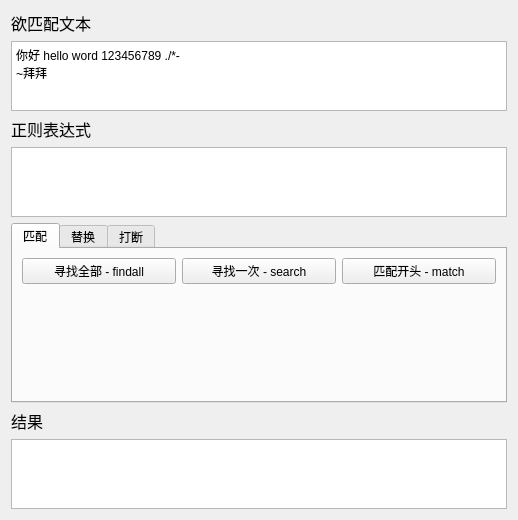
<?xml version="1.0" encoding="UTF-8"?>
<ui version="4.0">
 <class>Form</class>
 <widget class="QWidget" name="Form">
  <property name="geometry">
   <rect>
    <x>0</x>
    <y>0</y>
    <width>518</width>
    <height>503</height>
   </rect>
  </property>
  <property name="windowTitle">
   <string>Form</string>
  </property>
  <layout class="QVBoxLayout" name="verticalLayout_2">
   <item>
    <layout class="QVBoxLayout" name="verticalLayout">
     <item>
      <widget class="QLabel" name="label">
       <property name="font">
        <font>
         <family>微软雅黑</family>
         <pointsize>12</pointsize>
        </font>
       </property>
       <property name="text">
        <string>欲匹配文本</string>
       </property>
      </widget>
     </item>
     <item>
      <widget class="QTextEdit" name="textEdit_info">
       <property name="html">
        <string>&lt;!DOCTYPE HTML PUBLIC &quot;-//W3C//DTD HTML 4.0//EN&quot; &quot;http://www.w3.org/TR/REC-html40/strict.dtd&quot;&gt;
&lt;html&gt;&lt;head&gt;&lt;meta name=&quot;qrichtext&quot; content=&quot;1&quot; /&gt;&lt;style type=&quot;text/css&quot;&gt;
p, li { white-space: pre-wrap; }
&lt;/style&gt;&lt;/head&gt;&lt;body style=&quot; font-family:'SimSun'; font-size:9pt; font-weight:400; font-style:normal;&quot;&gt;
&lt;p style=&quot; margin-top:0px; margin-bottom:0px; margin-left:0px; margin-right:0px; -qt-block-indent:0; text-indent:0px;&quot;&gt;你好 hello word 123456789 ./*-&lt;/p&gt;
&lt;p style=&quot; margin-top:0px; margin-bottom:0px; margin-left:0px; margin-right:0px; -qt-block-indent:0; text-indent:0px;&quot;&gt;~拜拜&lt;/p&gt;&lt;/body&gt;&lt;/html&gt;</string>
       </property>
      </widget>
     </item>
     <item>
      <widget class="QLabel" name="label_2">
       <property name="font">
        <font>
         <family>微软雅黑</family>
         <pointsize>12</pointsize>
        </font>
       </property>
       <property name="text">
        <string>正则表达式</string>
       </property>
      </widget>
     </item>
     <item>
      <widget class="QTextEdit" name="textEdit_re"/>
     </item>
     <item>
      <widget class="QTabWidget" name="tabWidget">
       <property name="currentIndex">
        <number>0</number>
       </property>
       <widget class="QWidget" name="tab_4">
        <attribute name="title">
         <string>匹配</string>
        </attribute>
        <layout class="QVBoxLayout" name="verticalLayout_6">
         <item>
          <layout class="QVBoxLayout" name="verticalLayout_5">
           <item>
            <layout class="QHBoxLayout" name="horizontalLayout">
             <item>
              <widget class="QPushButton" name="pushButton_findall">
               <property name="toolTip">
                <string>&lt;html&gt;&lt;head/&gt;&lt;body&gt;&lt;p&gt;&lt;span style=&quot; font-size:11pt;&quot;&gt;匹配全部 返回匹配到的数量和值&lt;/span&gt;&lt;/p&gt;&lt;/body&gt;&lt;/html&gt;</string>
               </property>
               <property name="text">
                <string>寻找全部 - findall</string>
               </property>
              </widget>
             </item>
             <item>
              <widget class="QPushButton" name="pushButton_search">
               <property name="toolTip">
                <string>&lt;html&gt;&lt;head/&gt;&lt;body&gt;&lt;p&gt;&lt;span style=&quot; font-size:11pt;&quot;&gt;匹配一次，返回匹配到的值与位置&lt;/span&gt;&lt;/p&gt;&lt;/body&gt;&lt;/html&gt;</string>
               </property>
               <property name="text">
                <string>寻找一次 - search</string>
               </property>
              </widget>
             </item>
             <item>
              <widget class="QPushButton" name="pushButton_match">
               <property name="toolTip">
                <string>&lt;html&gt;&lt;head/&gt;&lt;body&gt;&lt;p&gt;只匹配&lt;span style=&quot; color:#ff007f;&quot;&gt;开头&lt;/span&gt; 返回值和位置&lt;/p&gt;&lt;/body&gt;&lt;/html&gt;</string>
               </property>
               <property name="text">
                <string>匹配开头 - match</string>
               </property>
              </widget>
             </item>
            </layout>
           </item>
           <item>
            <spacer name="verticalSpacer_2">
             <property name="orientation">
              <enum>Qt::Vertical</enum>
             </property>
             <property name="sizeHint" stdset="0">
              <size>
               <width>20</width>
               <height>40</height>
              </size>
             </property>
            </spacer>
           </item>
          </layout>
         </item>
        </layout>
       </widget>
       <widget class="QWidget" name="tab_5">
        <attribute name="title">
         <string>替换</string>
        </attribute>
        <layout class="QVBoxLayout" name="verticalLayout_4">
         <item>
          <widget class="QLabel" name="label_newtext">
           <property name="font">
            <font>
             <family>微软雅黑</family>
             <pointsize>12</pointsize>
            </font>
           </property>
           <property name="text">
            <string>新文本</string>
           </property>
          </widget>
         </item>
         <item>
          <widget class="QTextEdit" name="textEdit_newText"/>
         </item>
         <item>
          <widget class="QPushButton" name="pushButton_sub">
           <property name="toolTip">
            <string>&lt;html&gt;&lt;head/&gt;&lt;body&gt;&lt;p&gt;&lt;span style=&quot; font-size:11pt;&quot;&gt;匹配成功后以&lt;/span&gt;&lt;span style=&quot; font-size:11pt; color:#ff007f;&quot;&gt;新文本&lt;/span&gt;&lt;span style=&quot; font-size:11pt;&quot;&gt;替换&lt;/span&gt;&lt;/p&gt;&lt;/body&gt;&lt;/html&gt;</string>
           </property>
           <property name="text">
            <string>替换 - sub</string>
           </property>
          </widget>
         </item>
        </layout>
       </widget>
       <widget class="QWidget" name="tab_6">
        <attribute name="title">
         <string>打断</string>
        </attribute>
        <layout class="QVBoxLayout" name="verticalLayout_3">
         <item>
          <widget class="QPushButton" name="pushButton_split">
           <property name="toolTip">
            <string>&lt;html&gt;&lt;head/&gt;&lt;body&gt;&lt;p&gt;根据正则表达式&lt;span style=&quot; color:#ff007f;&quot;&gt;打断&lt;/span&gt;&lt;/p&gt;&lt;/body&gt;&lt;/html&gt;</string>
           </property>
           <property name="text">
            <string>打断 - split</string>
           </property>
          </widget>
         </item>
         <item>
          <spacer name="verticalSpacer">
           <property name="orientation">
            <enum>Qt::Vertical</enum>
           </property>
           <property name="sizeHint" stdset="0">
            <size>
             <width>20</width>
             <height>40</height>
            </size>
           </property>
          </spacer>
         </item>
        </layout>
       </widget>
      </widget>
     </item>
     <item>
      <widget class="QLabel" name="label_3">
       <property name="font">
        <font>
         <family>微软雅黑</family>
         <pointsize>12</pointsize>
        </font>
       </property>
       <property name="text">
        <string>结果</string>
       </property>
      </widget>
     </item>
     <item>
      <widget class="QTextEdit" name="textEdit_result"/>
     </item>
    </layout>
   </item>
  </layout>
 </widget>
 <resources/>
 <connections/>
</ui>
